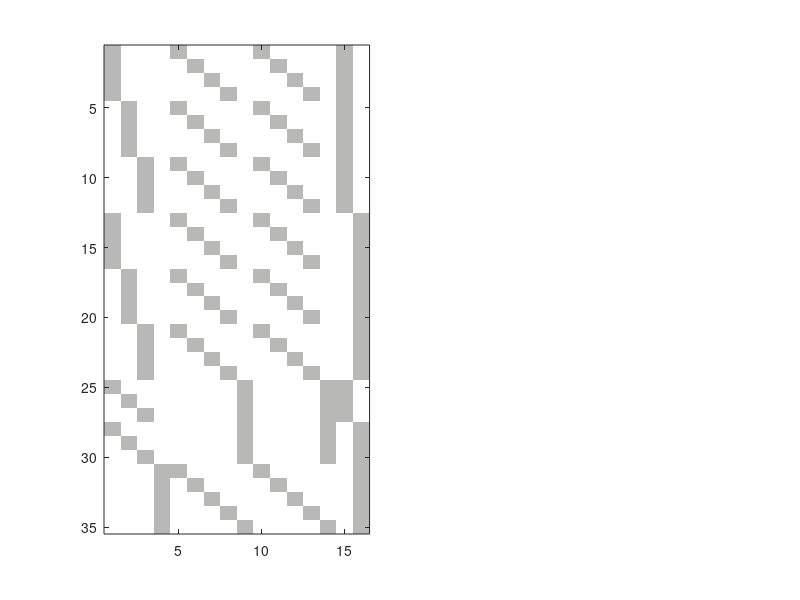

This chart was generated by the following MATLAB code: (Note: this script raises an error after producing the figure.)
function plot_jacobian_comparison_blocks()

%% =============================================================
% 1. Tabla completa de TUs (L24 + L30 + L5)
% =============================================================

IDs      = { ...
    'L24\_01','L24\_02','L24\_03','L24\_04', ...
    'L24\_05','L24\_06','L24\_07','L24\_08', ...
    'L24\_09','L24\_10','L24\_11','L24\_12', ...
    'L24\_13','L24\_14','L24\_15','L24\_16', ...
    'L24\_17','L24\_18','L24\_19','L24\_20', ...
    'L24\_21','L24\_22','L24\_23','L24\_24', ...
    'L30\_25','L30\_26','L30\_27','L30\_28','L30\_29','L30\_30', ...
    'L5\_1','L5\_2','L5\_4','L5\_5','L5\_3'};

ORIs     = { ...
    'pSC101','pSC101','pSC101','pSC101', ...
    'pSC101','pSC101','pSC101','pSC101', ...
    'pSC101','pSC101','pSC101','pSC101', ...
    'pGreen','pGreen','pGreen','pGreen', ...
    'pGreen','pGreen','pGreen','pGreen', ...
    'pGreen','pGreen','pGreen','pGreen', ...
    'pSC101','pSC101','pSC101','pGreen','pGreen','pGreen', ...
    'pGreen','pGreen','pGreen','pGreen','pGreen'};

Promoters = { ...
    'J23106','J23106','J23106','J23106', ...
    'J23102','J23102','J23102','J23102', ...
    'J23101','J23101','J23101','J23101', ...
    'J23106','J23106','J23106','J23106', ...
    'J23102','J23102','J23102','J23102', ...
    'J23101','J23101','J23101','J23101', ...
    'J23106','J23102','J23101','J23106','J23102','J23101', ...
    'J23100','J23100','J23100','J23100','J23100'};

RBSs     = { ...
    'B0030','B0032','J61100','J61101', ...
    'B0030','B0032','J61100','J61101', ...
    'B0030','B0032','J61100','J61101', ...
    'B0030','B0032','J61100','J61101', ...
    'B0030','B0032','J61100','J61101', ...
    'B0030','B0032','J61100','J61101', ...
    'B0034','B0034','B0034','B0034','B0034','B0034', ...
    'B0030','B0032','J61100','J61101','B0034'};

nTUs = numel(IDs);

%% =============================================================
% 2. Parámetros globales
% =============================================================

proms = unique(Promoters, 'stable');
rbss  = unique(RBSs,      'stable');
oris  = unique(ORIs,      'stable');

paramNames = {};
% omega_promoter
for i = 1:numel(proms)
    paramNames{end+1} = ['\omega_{' proms{i} '}']; %#ok<AGROW>
end
idxEnd_omega = numel(paramNames);

% thetaK_rbs, 
for i = 1:numel(rbss)
    paramNames{end+1} = ['\theta^K_{' rbss{i} '}']; %#ok<AGROW>
end
idxEnd_thetaK = numel(paramNames);
% thetaS_rbs
for i = 1:numel(rbss)
    paramNames{end+1} = ['\theta^S_{' rbss{i} '}']; %#ok<AGROW>
end
idxEnd_thetaS = numel(paramNames);

% N_ori
for i = 1:numel(oris)
    paramNames{end+1} = ['N_{' oris{i} '}']; %#ok<AGROW>
end

nParams = numel(paramNames);


%% =============================================================
% 3. Matriz global M_full(TUs x params)
% =============================================================

M_full = zeros(nTUs, nParams);
for i = 1:nTUs
    prom = Promoters{i};
    rbs  = RBSs{i};
    ori  = ORIs{i};
    M_full(i, strcmp(paramNames,  ['\omega_{' prom '}'])) = 1;
    M_full(i, strcmp(paramNames, ['\theta^K_{' rbs '}'])) = 1;
    M_full(i, strcmp(paramNames, ['\theta^S_{' rbs '}'])) = 1;
    M_full(i, strcmp(paramNames, ['N_{' ori '}']))      = 1;
end


%% =============================================================
% 4. Sublibrería J23100
% =============================================================

idxJ = find(strcmp(Promoters, 'J23100'));
IDs_J = IDs(idxJ);
ORIs_J = ORIs(idxJ);
Promoters_J = Promoters(idxJ);
RBSs_J = RBSs(idxJ);

proms_J = unique(Promoters_J, 'stable');
rbss_J  = unique(RBSs_J,      'stable');
oris_J  = unique(ORIs_J,      'stable');

paramNames_J = {};
for i=1:numel(proms_J)
    paramNames_J{end+1} = ['\omega_{' proms_J{i} '}']; %#ok<AGROW>
end
idxEnd_omega_J = numel(paramNames_J);
for i=1:numel(rbss_J)
    paramNames_J{end+1} = ['\theta^K_{' rbss_J{i} '}']; %#ok<AGROW>
end
idxEnd_thetaK_J = numel(paramNames_J);

for i=1:numel(rbss_J)
    paramNames_J{end+1} = ['\theta^S_{' rbss_J{i} '}']; %#ok<AGROW>
end
idxEnd_thetaS_J = numel(paramNames_J);

for i=1:numel(oris_J)
    paramNames_J{end+1} = ['N_{' oris_J{i} '}']; %#ok<AGROW>
end

nParams_J = numel(paramNames_J);
nTUs_J    = numel(idxJ);

M_J = zeros(nTUs_J, nParams_J);
for ii = 1:nTUs_J
    prom = Promoters_J{ii};
    rbs  = RBSs_J{ii};
    ori  = ORIs_J{ii};
    M_J(ii, strcmp(paramNames_J,  ['\omega_{' prom '}'])) = 1;
    M_J(ii, strcmp(paramNames_J, ['\theta^K_{' rbs '}'])) = 1;
    M_J(ii, strcmp(paramNames_J, ['\theta^S_{' rbs '}'])) = 1;
    M_J(ii, strcmp(paramNames_J, ['N_{' ori '}']))      = 1;
end

%% =============================================================
% 5. Plot comparativo con gris y líneas de bloques
% =============================================================

color_grey = [184 185 182]/255;   % #b8b9b6
cmap = [1 1 1; color_grey];

figure('Units','pixels','Position',[50 50 1500 600]);

% ---------- PANEL A: librería completa ----------
subplot(1,2,1);
imagesc(M_full);
colormap(cmap);
clim([0 1]);
hold on;

% Líneas verticales entre bloques de parámetros
colColor = [0.6 0.6 0.6]; % color de línea de bloque
lw = 1.25;
xBlocks = [idxEnd_omega, idxEnd_thetaK, idxEnd_thetaS];
for xb = xBlocks
    line([xb+0.5 xb+0.5], [0.5 nTUs+0.5], 'Color', colColor, 'LineWidth', lw);
end

% Líneas horizontales entre librerías: L24(1-24), L30(25-30), L5(31-35)
rowColor = [0.3 0.3 0.3];
lwRow = 2;
rowBounds = [24, 30];  % después de L24 y después de L30
for rb = rowBounds
    line([0.5 nParams+0.5], [rb+0.5 rb+0.5], 'Color', rowColor, 'LineWidth', lwRow);
end

ax = gca;
ax.XTick = 1:nParams;
ax.XTickLabel = paramNames;
ax.XTickLabelRotation = 90;
ax.YTick = 1:nTUs;
ax.YTickLabel = IDs;
ax.FontSize = 18;
set(gca,'TickLength',[0 0]);

xlabel('Parameters');
ylabel('TUs');
title('A. Full library (L24 + L30 + L5)');

% ---------- PANEL B: sublibrería J23100 ----------
subplot(1,2,2);
imagesc(M_J);
colormap(cmap);
clim([0 1]);
hold on;

% Líneas verticales entre bloques omega | thetaK | thetaS | N
xBlocks_J = [idxEnd_omega_J, idxEnd_thetaK_J, idxEnd_thetaS_J];
for xb = xBlocks_J
    line([xb+0.5 xb+0.5], [0.5 nTUs_J+0.5], 'Color', colColor, 'LineWidth', lw);
end

ax = gca;
ax.XTick = 1:nParams_J;
ax.XTickLabel = paramNames_J;
ax.XTickLabelRotation = 90;
ax.YTick = 1:nTUs_J;
ax.YTickLabel = IDs_J;
ax.FontSize = 20;
set(gca,'TickLength',[0 0]);

xlabel('Parameters');
ylabel('TUs');
title('B. J23100 sublibrary only');

% Guardar
print('-dpng','-r300','Jacobian_comparison_full_vs_J23100_blocks.png');

end
